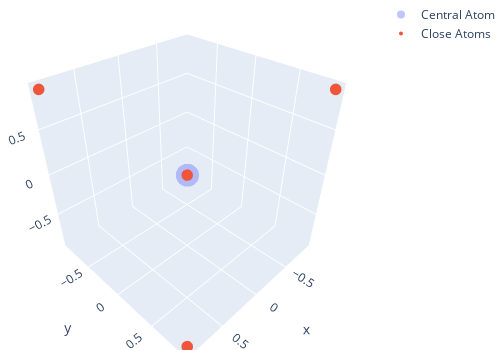

Notebook code cell kept with this figure:
### Markdown cell above
# New Method

Use ase's neighbor_list - does lots of optimisation under the hood to be a lot faster!

And also needs to be called once!

### Code cell
# see https://wiki.fysik.dtu.dk/ase/ase/neighborlist.html
_atoms, vectors = neighbor_list("iD", atoms, cutoff=rcut, self_interaction=True)
neighbours = vectors[_atoms == idx]

xx, yy, zz = neighbours.T

fig = go.Figure(data=[
    go.Scatter3d(
        x=[0], y=[0], z=[0], mode="markers", 
        marker=dict(opacity=0.4), name="Central Atom"
    ),
    go.Scatter3d(
        x=xx, y=yy, z=zz, mode='markers', name="Close Atoms", marker=dict(size=4)
    )
])
    
fig.update_layout(
    autosize=False,
    width=500,
    height=350,
    margin=dict(l=0, r=0, b=0, t=0)
)
fig.show()

### Figure 1 — Plotly figure (JSON) as saved in the notebook; plotly's stock layout.template omitted (floating-point values rounded to 4 significant figures)
{"data": [{"marker": {"opacity": 0.4}, "mode": "markers", "name": "Central Atom", "type": "scatter3d", "x": [0], "y": [0], "z": [0]}, {"marker": {"size": 4}, "mode": "markers", "name": "Close Atoms", "type": "scatter3d", "x": [-0.8925, 0.8925, 0.8925, 0, -0.8925], "y": [0.8925, -0.8925, 0.8925, 0, -0.8925], "z": [0.8925, 0.8925, -0.8925, 0, -0.8925]}], "layout": {"autosize": false, "height": 350, "margin": {"b": 0, "l": 0, "r": 0, "t": 0}, "width": 500}}
